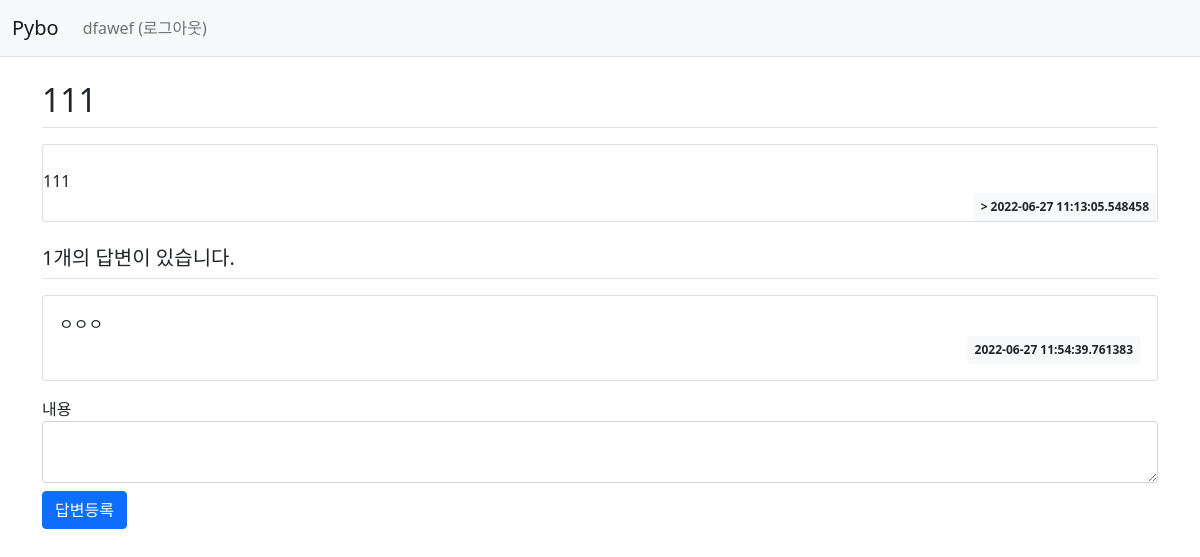
The app's page /question/detail/3/ (signed in) with its own data.
### pybo/models.py (models this page shows)
class User(db.Model):
    id = db.Column(db.Integer, primary_key=True)
    username = db.Column(db.String(150), unique=True, nullable=False)
    password = db.Column(db.String(200), nullable=False)
    email = db.Column(db.String(120), unique=True, nullable=False)

class Question(db.Model):
    id = db.Column(db.Integer , primary_key=True)
    subject = db.Column(db.String(200), nullable=False)
    content = db.Column(db.Text(),nullable=False)
    create_date = db.Column(db.DateTime(),nullable=False)

class Answer(db.Model):
    id = db.Column(db.Integer, primary_key=True)
    question_id = db.Column(db.Integer,db.ForeignKey('question.id',ondelete='CASCADE'))
    question = db.relationship('Question',backref=db.backref('answer_set'))
    content = db.Column(db.Text(), nullable=False)
    create_date = db.Column(db.DateTime(), nullable=False)

### pybo/views/question_views.py (the view)
@bp.route('/detail/<int:question_id>/')
def detail(question_id):
    form = AnswerForm()
    question = Question.query.get_or_404(question_id)
    return render_template('question/question_detail.html', question=question,form=form)

### pybo/forms.py
class AnswerForm(FlaskForm):
    content = TextAreaField('내용', validators=[DataRequired('내용은 필수입니다.')])

### pybo/views/auth_views.py (called while the page is built)
@bp.before_app_request
def load_logged_in_user():
    user_id = session.get('user_id')
    if user_id is None:
        g.user = None
    else:
        g.user = User.query.get(user_id)

### pybo/templates/question/question_detail.html (shortened to what this page needs)
{% extends 'base.html' %}
{% block content %}
<div class="container my-3">
    <h2 class="border-bottom py-2">{{question.subject}}</h2>
    <div class="card my-3">
        <div class="card=body">
            <div class="card-text"style="white-space: pre-line;">
               {{question.content}}
            </div>
            <div class="d-flex justify-content-end">
                <div class="badge bg-light text-dark p-2">>
                    {{question.create_date}}
                </div>
            </div>
        </div>
    </div>
    <h5 class="border-bottom my-3 py-2">{{ question.answer_set|length }}개의 답변이 있습니다.</h5>
    {% for answer in question.answer_set %}
    <div class="card my-3">
        <div class="card-body">
            <div class="card-text" style="white-space: pre-line;">{{ answer.content }}</div>
            <div class="d-flex justify-content-end">
                <div class="badge bg-light text-dark p-2">
                    {{ answer.create_date }}
                </div>
            </div>
        </div>
    </div>
    {% endfor %}
    <form action="{{ url_for('answer.create',question_id=question.id) }} " method="post" class="my-3">
        {{form.content.label}}
        {{form.content( class="form-control" )}}
        <input type="submit" value="답변등록" class = "btn my-2 btn-primary">
    </form>
</div>
{% endblock %}

### pybo/templates/base.html (shortened to what this page needs)
<!doctype html>
<html lang="ko" xmlns="http://www.w3.org/1999/html">
<head>
    <link rel="stylesheet" href="{{ url_for('static', filename='bootstrap.min.css') }}">
</head>
<body>
<nav class="navbar navbar-expand-lg navbar-light bg-light border-bottom">
    <div class="container-fluid">
        <a class="navbar-brand" href="{{ url_for('main.index') }}">Pybo</a>
        <div class="collapse navbar-collapse" id="navbarSupportedContent">
            {% if g.user %}
            <ul class="navbar-nav">
                <li class="nav-item ">
                    <a class="nav-link" href="{{ url_for('auth.logout')}}">{{ g.user.username }} (로그아웃)</a>
                </li>
            </ul>
            {% endif %}
        </div>
    </div>
</nav>
{% block content %}
{% endblock %}

### records on screen
User: user.username "dfawef"
Question: subject "111", content "111", create_date "2022-06-27 11:13:05.548458"
Answer: content "ㅇㅇㅇ", create_date "2022-06-27 11:54:39.761383"

### other values on screen
{{ question.answer_set|length }} "1"
